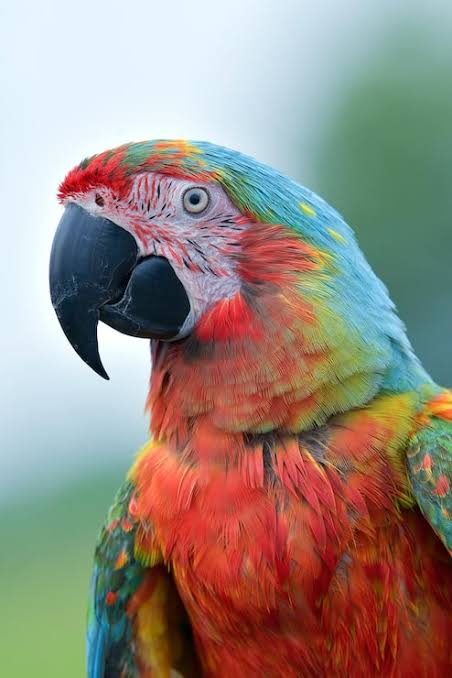
#> input picture bird.jpg, 452 x 678 px
$ jupyter execute --allow-errors Computer-Vision-Fundamentals.ipynb   (text cells are left out)
#> lines starting #> are read from the running program, lines starting #| are printed output that depends on the picture
[cell 1]
import cv2

[cell 2]
print(cv2.__version__)

[cell 3]
img=cv2.imread("bird.jpg",0)
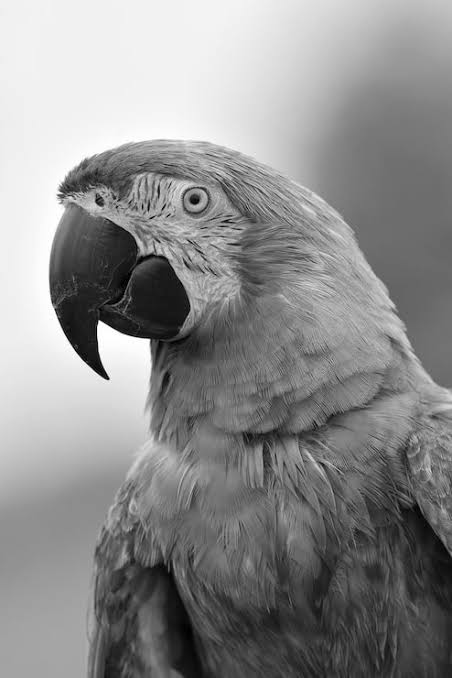
#> img: shape (678, 452); min 0, max 255, mean 141.2

[cell 4]
cv2.imshow("bird image" , img)
k= cv2.waitKey(0)
#> (key q is pressed here)
if k == 27:
    cv2.destroyAllWindows()
elif k== ord('s'):
    cv2.imwrite("gray bird.jpg" , img)
    cv2.destroyAllWindows()

[cell 5]
import cv2

capture = cv2.VideoCapture(0)

# قراءة أبعاد الكاميرا الحقيقية لتجنب تلف الفيديو
width = int(capture.get(cv2.CAP_PROP_FRAME_WIDTH))
height = int(capture.get(cv2.CAP_PROP_FRAME_HEIGHT))

# استخدام mp4v مع صيغة mp4
fourcc = cv2.VideoWriter_fourcc(*'mp4v')
output = cv2.VideoWriter('capture1.mp4', fourcc, 20.0, (width, height))

while capture.isOpened():
  ret, frame = capture.read()
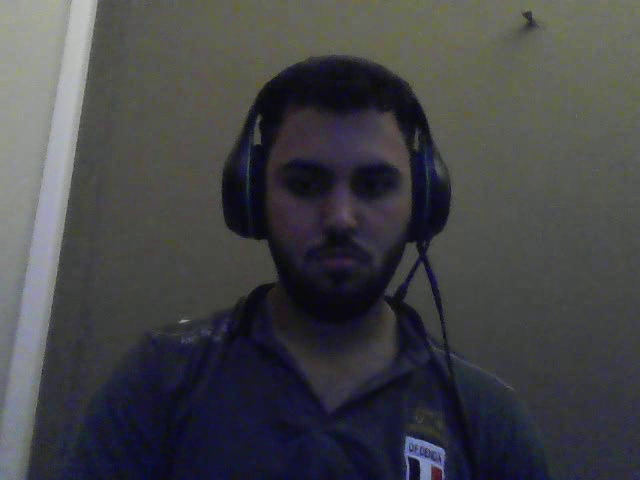
#> input picture frame 30 of capture1.mp4, 640 x 480 px, given in place of the camera
#> frame is the input picture: shape (480, 640, 3); mean B, G, R 71.2, 67.6, 67.2

  if not ret:
    print('Fail to read the camera')
    break

  # حفظ الفريم وعرضه
  output.write(frame)
  cv2.imshow('Video Capture', frame)

  # الخروج عند الضغط على زر 'q'
  if cv2.waitKey(1) == ord('q'):
#> (key q is pressed here)
    break

capture.release()
output.release()
cv2.destroyAllWindows()

[cell 6]
from cv2 import VideoCapture
import cv2
import datetime


font = cv2.FONT_HERSHEY_SIMPLEX

cap = cv2.VideoCapture(0)
width= int(cap.get(cv2.CAP_PROP_FRAME_WIDTH))
height= int(cap.get(cv2.CAP_PROP_FRAME_HEIGHT))

print("width value : " , width)
print("height value : " , height)


while cap.isOpened():
    ret , frame = cap.read()
    if ret == True:
        text = "width : "+ str(cap.get(3)) + " hight : "+str(cap.get(4))
        date=str(datetime.datetime.now())
        frame=cv2.putText(frame , text , (10,50),font, 1,(0,255,255),2)
        frame=cv2.putText(frame , date , (10,100),font, 1,(0,255,255),2)
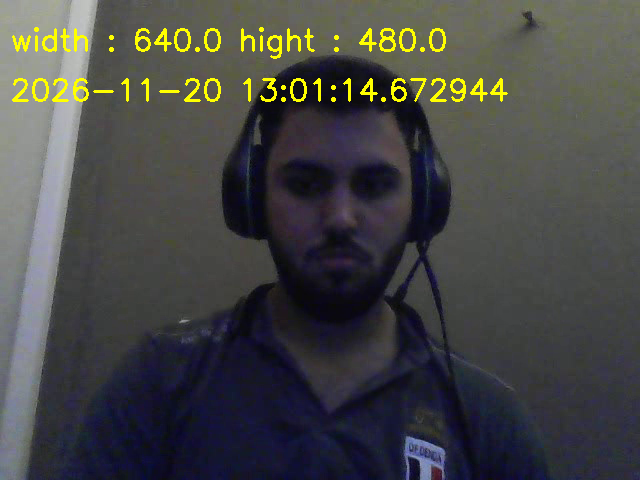
#> frame: shape (480, 640, 3); mean B, G, R 69.5, 70.5, 70.2

        cv2.imshow("Date & Time showing " , frame)
        if cv2.waitKey(1)== ord('q'):
#> (key q is pressed here)
            break
    else:
        break

cap.release()
cv2.destroyAllWindows()

[cell 7]
event = [i for i in dir(cv2) if "EVENT" in i ]

[cell 8]
print(event)

#> (a cell that did not finish here is left out)

[cell 10]
from cv2 import waitKey
img=cv2.imread("strawberry.jpg",1)
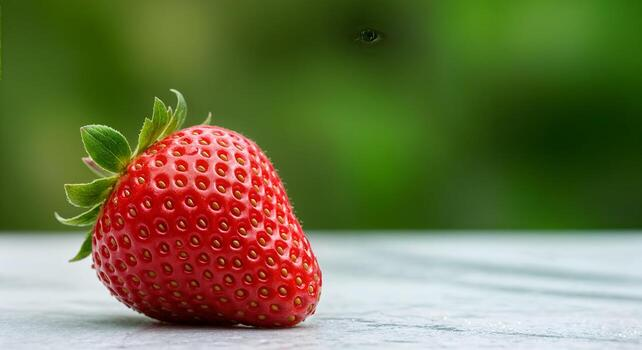
#> input picture strawberry.jpg, 642 x 350 px
#> img is the input picture: shape (350, 642, 3); mean B, G, R 73.5, 116.1, 112.3
cv2.imshow("strawberry" , img)
k=waitKey(0)
#> (key q is pressed here)
if k==27:
    cv2.destroyAllWindows()

[cell 11]
import cv2
from cv2 import waitKey

def click_event(event , x , y , flags , param):
    if event== cv2.EVENT_LBUTTONDOWN:
        print(x,",",y)
        font=cv2.FONT_HERSHEY_SIMPLEX
        strxy=str(x) + "," + str(y)
        cv2.putText(img , strxy , (x,y) , font ,.5 , (255,255,0), 2)
        cv2.imshow("strawberry" , img)


cv2.imshow("strawberry" , img)
cv2.setMouseCallback("strawberry", click_event)

k=waitKey(0)
#> (key q is pressed here)
if k==27:
    cv2.destroyAllWindows()

cv2.setMouseCallback("strawberry.jpg")

[cell 12]
from cv2 import imshow
import cv2
import numpy as np

def click_event(event , x , y , flags , param):
    if event==cv2.EVENT_LBUTTONDOWN:
        cv2.circle(img , (x,y) , 3 , (255,0,0),-1)
        points.append((x,y))
        if len(points)>=2 :
            cv2.line(img , points[-1] , points[-2] , (0,255,255))

        imshow("image" , img )


img=np.zeros((512,512,3) , np.uint8)
imshow("image" , img)
points=[]

cv2.setMouseCallback("image" , click_event)
cv2.waitKey(0)
cv2.destroyAllWindows()

[cell 13]
import cv2 as cv
import numpy as np

def nothing(x):
    print(x)

img = np.zeros((300,512,3), np.uint8)
cv.namedWindow('image')

cv.createTrackbar('B', 'image', 0, 255, nothing)
cv.createTrackbar('G', 'image', 0, 255, nothing)
cv.createTrackbar('R', 'image', 0, 255, nothing)

switch = '0 : OFF\n 1 : ON'
cv.createTrackbar(switch, 'image', 0, 1, nothing)

while(1):
    cv.imshow('image',img)
    k = cv.waitKey(1)
#> (key q is pressed here)
    if k == 27:#esc
        break

    b = cv.getTrackbarPos('B', 'image')
    g = cv.getTrackbarPos('G', 'image')
    r = cv.getTrackbarPos('R', 'image')
    s = cv.getTrackbarPos(switch, 'image')

    if s == 0:
       img[:] = 0
    else:
       img[:] = [b, g, r]


cv.destroyAllWindows()
